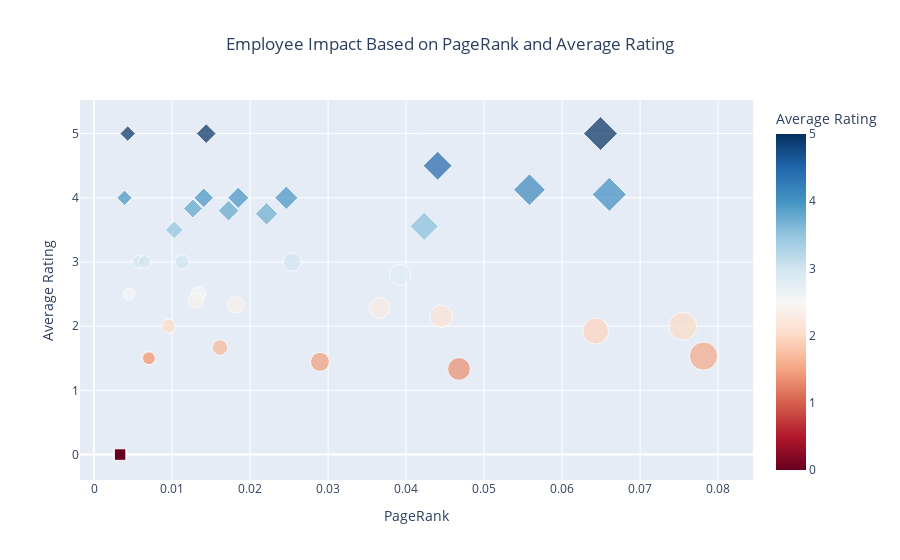

Notebook code cell kept with this figure:
### Markdown cell above
Now let's plot the results! In the below graph, the employees pagerank is represented by the size of their marker. The colour indicates the average rating that they recieved, and the shape symbolizes the cluster they belong to. On the x-axis we have the PageRank, on the y axis we have the average rating.

### Code cell
# Set marker sizes based on PageRank, scaled for visualization
pagerank_min, pagerank_max = performance_metrics['PageRank'].min(), performance_metrics['PageRank'].max()
performance_metrics['MarkerSize'] = 10 + 50 * ((performance_metrics['PageRank'] - pagerank_min) / (pagerank_max - pagerank_min))


# Define the cmin and cmax for consistent color scaling with the network graph
score_min = performance_metrics['AverageScore'].min()
score_max = performance_metrics['AverageScore'].max()

# Plot the clusters using Plotly, with AverageScore for color, PageRank for size, and Role for symbol
fig = px.scatter(
    performance_metrics,
    x='PageRank',
    y='AverageScore',
    color='AverageScore',
    size='MarkerSize',
    color_continuous_scale='RdBu',  # Same color scale as the network graph, reversed
    symbol='Cluster',  # Different markers for each role
    hover_data={
        'Employee': True,
        'PageRank': ':.4f',
        'AverageScore': ':.2f',
        'Role': True,  # Display the role in hover text
        'MarkerSize': False  # Hide MarkerSize in hover text
    },
    title="Employee Impact Based on PageRank and Average Rating",
    labels={'PageRank': 'PageRank', 'AverageScore': 'Average Rating'}
)

# Indent the title to the right
fig.update_layout(title={'x': 0.5})  

# Apply cmin and cmax for consistent color range with the network graph
fig.update_traces(marker=dict(colorbar=dict(title="Average Rating"), cmin=score_min, cmax=score_max))

# Hide the Role legend
fig.update_layout(
    showlegend=False
)

# Show the plot
fig.show()

### Figure 1 — Plotly figure (JSON) as saved in the notebook; plotly's stock layout.template omitted (floating-point values rounded to 4 significant figures)
{"data": [{"customdata": [["Allison Hill", "manager", 12.4], ["Angelica Tucker", "executive", 14.16], ["Anthony Humphrey", "manager", 60], ["Carla Gray", "intern", 16.72], ["Cassandra Gaines", "manager", 15.33], ["Elizabeth Fowler", "manager", 27.13], ["Ethan Adams", "intern", 10.76], ["Fred Smith", "executive", 24.75], ["Gina Moore", "executive", 39.04], ["James Ferrell", "manager", 11.6], ["Jamie Arnold", "executive", 58.22], ["Jeffrey Chavez", "intern", 32.22], ["Judy Baker", "manager", 50.75], ["Lisa Hensley", "executive", 37.52], ["Lisa Jackson", "intern", 19.91], ["Margaret Hawkins DDS", "manager", 12.48], ["Michele Williams", "executive", 12.08], ["Ryan Munoz", "intern", 16.45], ["Tommy Walter", "manager", 33.99], ["Zachary Hicks", "intern", 18.56]], "hovertemplate": "Cluster=2<br>PageRank=%{x:.4f}<br>Average Rating=%{marker.color:.2f}<br>Employee=%{customdata[0]}<br>Role=%{customdata[1]}<extra></extra>", "legendgroup": "2", "marker": {"cmax": 5, "cmin": 0, "color": [1.5, 2, 1.533, 2.5, 3, 1.444, 2.5, 3, 1.333, 3, 2, 2.286, 1.923, 2.154, 2.333, 1.5, 3, 2.4, 2.8, 1.667], "coloraxis": "coloraxis", "colorbar": {"title": {"text": "Average Rating"}}, "size": [12.4, 14.16, 60, 16.72, 15.33, 27.13, 10.76, 24.75, 39.04, 11.6, 58.22, 32.22, 50.75, 37.52, 19.91, 12.48, 12.08, 16.45, 33.99, 18.56], "sizemode": "area", "sizeref": 0.15, "symbol": "circle"}, "mode": "markers", "name": "2", "orientation": "v", "showlegend": true, "type": "scatter", "x": [0.006927, 0.009552, 0.07813, 0.01339, 0.0113, 0.02896, 0.004467, 0.02539, 0.04678, 0.005722, 0.07548, 0.03658, 0.06429, 0.0445, 0.01816, 0.007042, 0.006451, 0.01298, 0.03923, 0.01613], "xaxis": "x", "y": [1.5, 2, 1.533, 2.5, 3, 1.444, 2.5, 3, 1.333, 3, 2, 2.286, 1.923, 2.154, 2.333, 1.5, 3, 2.4, 2.8, 1.667], "yaxis": "y"}, {"customdata": [["Angie Henderson", "intern", 37.21], ["Anthony Rodriguez", "intern", 10.38], ["Brian Ramirez", "manager", 14.65], ["Brittany Farmer", "manager", 45.08], ["Connie Lawrence", "manager", 17.38], ["Debra Davidson", "executive", 51.17], ["Derek Zuniga", "manager", 22.55], ["Gabrielle Davis", "manager", 19.3], ["Matthew Foster", "executive", 10.65], ["Nathan Maldonado", "intern", 36.06], ["Noah Rhodes", "executive", 51.92], ["Patty Perez", "intern", 17.16], ["Paula Moreno", "executive", 20.12], ["Rebecca Henderson", "executive", 24.25], ["Stephanie Ross", "manager", 16.24]], "hovertemplate": "Cluster=1<br>PageRank=%{x:.4f}<br>Average Rating=%{marker.color:.2f}<br>Employee=%{customdata[0]}<br>Role=%{customdata[1]}<extra></extra>", "legendgroup": "1", "marker": {"cmax": 5, "cmin": 0, "color": [4.5, 4, 3.5, 4.125, 5, 5, 3.75, 3.8, 5, 3.556, 4.053, 4, 4, 4, 3.833], "coloraxis": "coloraxis", "colorbar": {"title": {"text": "Average Rating"}}, "size": [37.21, 10.38, 14.65, 45.08, 17.38, 51.17, 22.55, 19.3, 10.65, 36.06, 51.92, 17.16, 20.12, 24.25, 16.24], "sizemode": "area", "sizeref": 0.15, "symbol": "diamond"}, "mode": "markers", "name": "1", "orientation": "v", "showlegend": true, "type": "scatter", "x": [0.04404, 0.0039, 0.01028, 0.05581, 0.01437, 0.06492, 0.02211, 0.01724, 0.004306, 0.04232, 0.06605, 0.01405, 0.01848, 0.02464, 0.01267], "xaxis": "x", "y": [4.5, 4, 3.5, 4.125, 5, 5, 3.75, 3.8, 5, 3.556, 4.053, 4, 4, 4, 3.833], "yaxis": "y"}, {"customdata": [["Daniel Wagner", "intern", 10], ["Cristian Santos", "intern", 10], ["Abigail Shaffer", "intern", 10], ["Monica Herrera", "intern", 10], ["Dylan Miller", "intern", 10], ["Holly Wood", "intern", 10], ["Justin Baker", "intern", 10], ["Tricia Valencia", "intern", 10], ["Sherri Baker", "intern", 10], ["Sherry Decker", "intern", 10]], "hovertemplate": "Cluster=0<br>PageRank=%{x:.4f}<br>Average Rating=%{marker.color:.2f}<br>Employee=%{customdata[0]}<br>Role=%{customdata[1]}<extra></extra>", "legendgroup": "0", "marker": {"cmax": 5, "cmin": 0, "color": [0, 0, 0, 0, 0, 0, 0, 0, 0, 0], "coloraxis": "coloraxis", "colorbar": {"title": {"text": "Average Rating"}}, "size": [10, 10, 10, 10, 10, 10, 10, 10, 10, 10], "sizemode": "area", "sizeref": 0.15, "symbol": "square"}, "mode": "markers", "name": "0", "orientation": "v", "showlegend": true, "type": "scatter", "x": [0.003333, 0.003333, 0.003333, 0.003333, 0.003333, 0.003333, 0.003333, 0.003333, 0.003333, 0.003333], "xaxis": "x", "y": [0, 0, 0, 0, 0, 0, 0, 0, 0, 0], "yaxis": "y"}], "layout": {"coloraxis": {"colorbar": {"title": {"text": "Average Rating"}}, "colorscale": [[0, "rgb(103,0,31)"], [0.1, "rgb(178,24,43)"], [0.2, "rgb(214,96,77)"], [0.3, "rgb(244,165,130)"], [0.4, "rgb(253,219,199)"], [0.5, "rgb(247,247,247)"], [0.6, "rgb(209,229,240)"], [0.7, "rgb(146,197,222)"], [0.8, "rgb(67,147,195)"], [0.9, "rgb(33,102,172)"], [1, "rgb(5,48,97)"]]}, "legend": {"itemsizing": "constant", "title": {"text": "Cluster"}, "tracegroupgap": 0}, "showlegend": false, "title": {"text": "Employee Impact Based on PageRank and Average Rating", "x": 0.5}, "xaxis": {"anchor": "y", "domain": [0, 1], "title": {"text": "PageRank"}}, "yaxis": {"anchor": "x", "domain": [0, 1], "title": {"text": "Average Rating"}}}}
